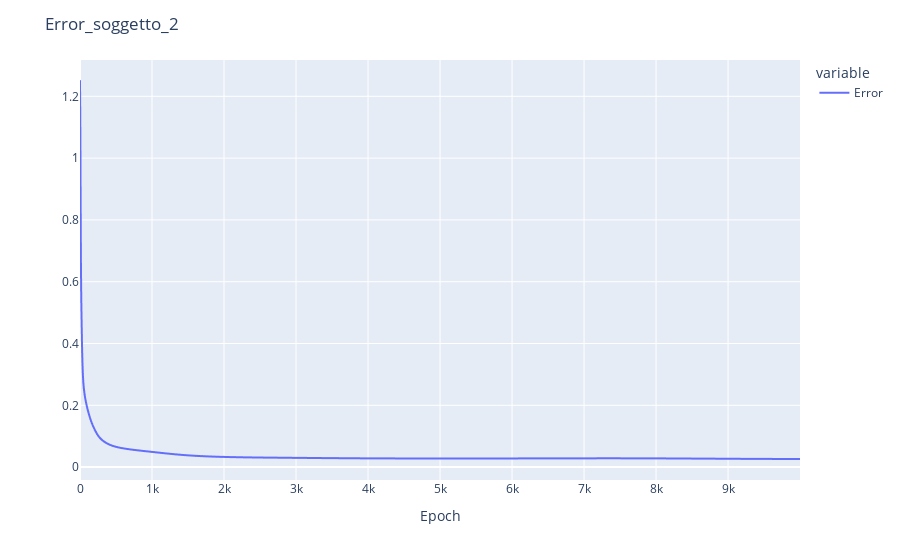

The code cell stored with this chart in its notebook:
### Code cell
fig = px.line(df_model_history[["Error"]])
fig.update_layout(title="Error_"+soggetto,
                   xaxis_title='Epoch',
                   yaxis_title='',
                   hovermode='x unified')
#fig.write_html("Error and temperature.html")
#fig.write_image("error_temperature.png")
fig.show()

### Figure 1 — Plotly figure (JSON) as saved in the notebook; plotly's stock layout.template omitted (floating-point values rounded to 4 significant figures; data arrays with more than 128 entries replaced by an {"elided": "..."} marker saying what was removed)
{"data": [{"hovertemplate": "variable=Error<br>index=%{x}<br>value=%{y}<extra></extra>", "legendgroup": "Error", "line": {"color": "#636efa", "dash": "solid"}, "marker": {"symbol": "circle"}, "mode": "lines", "name": "Error", "showlegend": true, "type": "scattergl", "x": {"elided": "10000 int values"}, "xaxis": "x", "y": {"elided": "10000 float values"}, "yaxis": "y"}], "layout": {"hovermode": "x unified", "legend": {"title": {"text": "variable"}, "tracegroupgap": 0}, "margin": {"t": 60}, "title": {"text": "Error_soggetto_2"}, "xaxis": {"anchor": "y", "domain": [0, 1], "title": {"text": "Epoch"}}, "yaxis": {"anchor": "x", "domain": [0, 1], "title": {"text": ""}}}}
